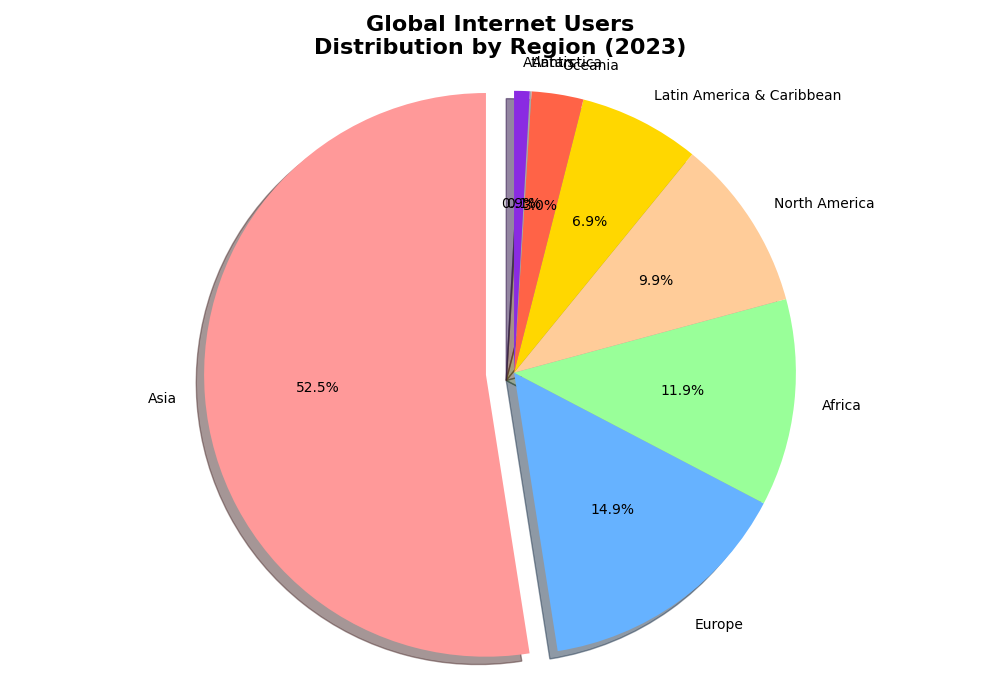

The script that drew this image:
import matplotlib.pyplot as plt

regions = ['Asia', 'Europe', 'Africa', 'North America', 'Latin America & Caribbean', 'Oceania', 'Antarctica', 'Atlantis']
usage_percentages = [53, 15, 12, 10, 7, 3, 0.1, 0.9]
colors = ['#FF9999', '#66B2FF', '#99FF99', '#FFCC99', '#FFD700', '#FF6347', '#A9A9A9', '#8A2BE2']
explode = (0.1, 0, 0, 0, 0, 0, 0, 0)

plt.figure(figsize=(10, 7))
plt.pie(usage_percentages, labels=regions, autopct='%1.1f%%', startangle=90, colors=colors, 
        explode=explode, shadow=True)

plt.title('Global Internet Users\nDistribution by Region (2023)', fontsize=16, fontweight='bold')
plt.axis('equal')

plt.tight_layout()
plt.show()
